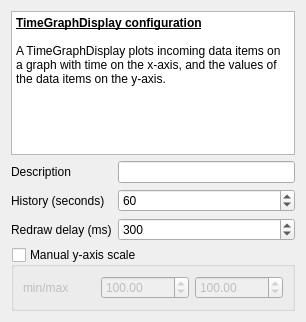
<?xml version="1.0" encoding="UTF-8"?>
<ui version="4.0">
 <class>TimeGraphDisplayConfigWidget</class>
 <widget class="QWidget" name="TimeGraphDisplayConfigWidget">
  <property name="geometry">
   <rect>
    <x>0</x>
    <y>0</y>
    <width>306</width>
    <height>322</height>
   </rect>
  </property>
  <property name="windowTitle">
   <string>Form</string>
  </property>
  <layout class="QGridLayout" name="gridLayout">
   <item row="0" column="0" colspan="2">
    <widget class="QTextBrowser" name="textBrowser">
     <property name="html">
      <string>&lt;!DOCTYPE HTML PUBLIC &quot;-//W3C//DTD HTML 4.0//EN&quot; &quot;http://www.w3.org/TR/REC-html40/strict.dtd&quot;&gt;
&lt;html&gt;&lt;head&gt;&lt;meta name=&quot;qrichtext&quot; content=&quot;1&quot; /&gt;&lt;style type=&quot;text/css&quot;&gt;
p, li { white-space: pre-wrap; }
&lt;/style&gt;&lt;/head&gt;&lt;body style=&quot; font-family:'Ubuntu'; font-size:9pt; font-weight:400; font-style:normal;&quot;&gt;
&lt;p style=&quot; margin-top:0px; margin-bottom:0px; margin-left:0px; margin-right:0px; -qt-block-indent:0; text-indent:0px;&quot;&gt;&lt;span style=&quot; font-weight:600; text-decoration: underline;&quot;&gt;TimeGraphDisplay configuration&lt;/span&gt;&lt;/p&gt;
&lt;p style=&quot;-qt-paragraph-type:empty; margin-top:0px; margin-bottom:0px; margin-left:0px; margin-right:0px; -qt-block-indent:0; text-indent:0px;&quot;&gt;&lt;/p&gt;
&lt;p style=&quot; margin-top:0px; margin-bottom:0px; margin-left:0px; margin-right:0px; -qt-block-indent:0; text-indent:0px;&quot;&gt;A TimeGraphDisplay plots incoming data items on a graph with time on the x-axis, and the values of the data items on the y-axis.&lt;/p&gt;&lt;/body&gt;&lt;/html&gt;</string>
     </property>
    </widget>
   </item>
   <item row="1" column="0">
    <widget class="QLabel" name="label">
     <property name="text">
      <string>Description</string>
     </property>
    </widget>
   </item>
   <item row="1" column="1">
    <widget class="QLineEdit" name="descriptionEdit"/>
   </item>
   <item row="2" column="0">
    <widget class="QLabel" name="label_2">
     <property name="text">
      <string>History (seconds)</string>
     </property>
    </widget>
   </item>
   <item row="2" column="1">
    <widget class="QSpinBox" name="historySpin">
     <property name="minimum">
      <number>10</number>
     </property>
     <property name="maximum">
      <number>86400</number>
     </property>
     <property name="singleStep">
      <number>10</number>
     </property>
     <property name="value">
      <number>60</number>
     </property>
    </widget>
   </item>
   <item row="3" column="0">
    <widget class="QLabel" name="label_4">
     <property name="text">
      <string>Redraw delay (ms)</string>
     </property>
    </widget>
   </item>
   <item row="3" column="1">
    <widget class="QSpinBox" name="updateMsSpin">
     <property name="minimum">
      <number>100</number>
     </property>
     <property name="maximum">
      <number>60000</number>
     </property>
     <property name="singleStep">
      <number>50</number>
     </property>
     <property name="value">
      <number>300</number>
     </property>
    </widget>
   </item>
   <item row="4" column="0" colspan="2">
    <widget class="QGroupBox" name="manualYScaleGroup">
     <property name="title">
      <string>Manual y-axis scale</string>
     </property>
     <property name="checkable">
      <bool>true</bool>
     </property>
     <property name="checked">
      <bool>false</bool>
     </property>
     <layout class="QHBoxLayout" name="horizontalLayout">
      <item>
       <widget class="QLabel" name="label_3">
        <property name="text">
         <string>min/max</string>
        </property>
       </widget>
      </item>
      <item>
       <widget class="QDoubleSpinBox" name="yMinSpin">
        <property name="minimum">
         <double>-1000000.000000000000000</double>
        </property>
        <property name="maximum">
         <double>1000000.000000000000000</double>
        </property>
        <property name="value">
         <double>100.000000000000000</double>
        </property>
       </widget>
      </item>
      <item>
       <widget class="QDoubleSpinBox" name="yMaxSpin">
        <property name="minimum">
         <double>-1000000.000000000000000</double>
        </property>
        <property name="maximum">
         <double>1000000.000000000000000</double>
        </property>
        <property name="value">
         <double>100.000000000000000</double>
        </property>
       </widget>
      </item>
     </layout>
    </widget>
   </item>
  </layout>
 </widget>
 <resources/>
 <connections/>
</ui>
